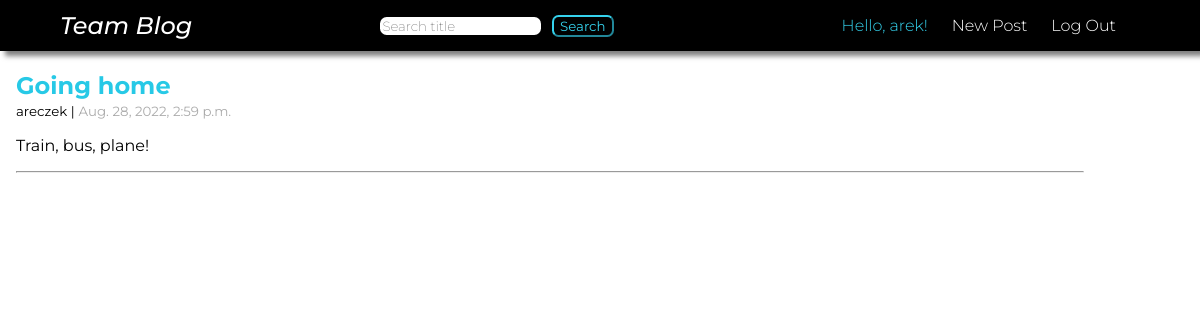
Page /page/8 (signed in) on the committed database.
### pages/models.py (models this page shows, shortened)
class Page(models.Model):
    title = models.CharField(max_length=155)
    author = models.ForeignKey("auth.User", on_delete=models.CASCADE)
    body = models.TextField(max_length=255, blank=True)
    created = models.DateTimeField(auto_now_add=True)

### pages/views.py (the view)
# urls.py: path("page/<int:pk>", PageDetailView.as_view(), name="pages_detail"),
class PageDetailView(DetailView):
    model = Page
    template_name = "pages_detail.html"

### templates/pages_detail.html (shortened to what this page needs)
{% extends 'base.html' %}
{% load static %}
{% block content %}
<div class="page-list">
    <h2><a href="{% url 'pages_detail' page.pk %}">{{ page.title }}</a></h2>
    <small>{{ page.author }} |</small>
    <small class="time">{{ page.created }}</small>
    <p>{{ page.body }}</p>
    <hr class="post-separator">
</div>
{% endblock content %}

### templates/base.html (shortened to what this page needs)
{% load static %}
<!DOCTYPE html>
<html lang="en">
<head>
    <link rel="stylesheet" href="{% static 'css/base.css' %}">
</head>
<body>
    <div class="head">
        <header>
            <a class="logo" href="{% url 'home' %}">Team Blog</a>
            <form action="{% url 'search_title' %}" method=POST>
                <input class="nav-search" type='search' placeholder="Search title" autocomplete="off", name="searched">
                <button class="btn-search" type="submit">Search</button>
            </form>
            <nav>
                <ul>
                    {% if user.is_authenticated %}
                        <li>Hello, {{ user.username }}!</li>
                        <li><a href="{% url 'create_post' %}">New Post</a></li>
                        <li><a href="{% url 'logout' %}">Log Out</a></li>
                    {% else %}
                        <li><a href="{% url 'login' %}">Login</a></li>
                        <li><a href="{% url 'signup' %}">Sign Up</a></li>
                     {% endif %}
                 </ul>
             </nav>
        </header>
    </div>
    {% block content %}
    {% endblock content %}
</body>
</html>

### static/css/base.css (style rules this page uses)
body { margin: 0; }
a { text-decoration: none; }
header { display: flex; justify-content: space-between; box-shadow: 5px 5px 5px rgba(0, 0, 0, 0.5); }
h2 { font-family: "Montserrat", sans-serif; font-weight: 500; font-weight: bold; margin-bottom: .1em; }
h2 a { color: rgb(39, 201, 230); text-decoration: double; }
hr { width: 90%; margin-left: 0; margin-right: 0; }
form p, p { font-family: "Montserrat", sans-serif; font-weight: 400; }
.page-list { margin-left: 1em; }
.head { background-color: black; margin: 0; width: 100% }
ul { list-style: none; display: flex; font-family: "Montserrat", sans-serif; font-weight: 300; }
li { color: rgb(53, 210, 237); padding-right: 1.5em; }
li a { color: rgb(255, 255, 255); }
.logo { font-family: "Montserrat", sans-serif; font-weight: 500; font-style: italic; font-size: 1.5rem; text-decoration: none; color: white; }
header { display: flex; justify-content: space-between; align-items: center; padding: 0 5%; }
.nav-search { border-radius: 0.5em; border-style: none; font-family: "Montserrat", sans-serif; font-weight: 200; }
.btn-search { margin-left: .5em; border-radius: 0.5em; border-color: rgb(53, 210, 237); background-color: black; color: rgb(53, 210, 237); font-family: "Montserrat", sans-serif; cursor: pointer; transition: color .2s, background-color .2s; }
.time { color: rgb(171, 171, 171); }
small { font-family: "Montserrat", sans-serif; }

### rows in the picture
Page: title "Going home", author "areczek", created "Aug. 28, 2022, 2:59 p.m.", body "Train, bus, plane!"

### other values in the picture
{{ user.username }} "arek"
